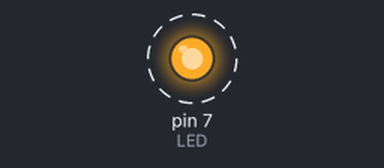
The program below on a simulated Raspberry Pi (header pin numbers). Parts: output pins drawn as LEDs (lit = HIGH). Dashed ring = blinking. At 6.0 s the program stops and its outputs stay as they are.

Above: at 0.5 s.
Timing chart, 0 to 4.6 s (numbered marks = the images above):
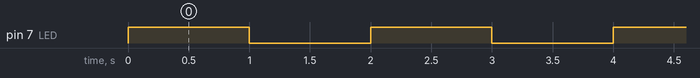

Measured:
- by itself, pin 7 (LED): alternates HIGH for 1.0 s and LOW for 1.0 s, 6 changes in all, then stays LOW

The program:

led.py
```python
import RPi.GPIO as GPIO
from time import sleep

GPIO.setmode(GPIO.BOARD)
LED = 7

GPIO.setup(LED,GPIO.OUT)

def turn_on():
    GPIO.output(LED,GPIO.HIGH)

def turn_off():
    GPIO.output(LED,GPIO.LOW)

for i in range(3):

    turn_on()
    sleep(1)
    turn_off()
    sleep(1)


GPIO.cleanup()
```
